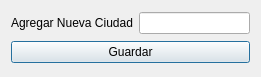
<?xml version="1.0" encoding="UTF-8"?>
<ui version="4.0">
 <class>Dialog</class>
 <widget class="QDialog" name="Dialog">
  <property name="geometry">
   <rect>
    <x>0</x>
    <y>0</y>
    <width>261</width>
    <height>77</height>
   </rect>
  </property>
  <property name="windowTitle">
   <string>Dialog</string>
  </property>
  <layout class="QGridLayout" name="gridLayout">
   <item row="0" column="0">
    <widget class="QLabel" name="label">
     <property name="text">
      <string>Agregar Nueva Ciudad</string>
     </property>
    </widget>
   </item>
   <item row="0" column="1">
    <widget class="QLineEdit" name="line_nueva"/>
   </item>
   <item row="1" column="0" colspan="2">
    <widget class="QPushButton" name="guardar_nueva">
     <property name="text">
      <string>Guardar</string>
     </property>
    </widget>
   </item>
  </layout>
 </widget>
 <resources/>
 <connections/>
</ui>
